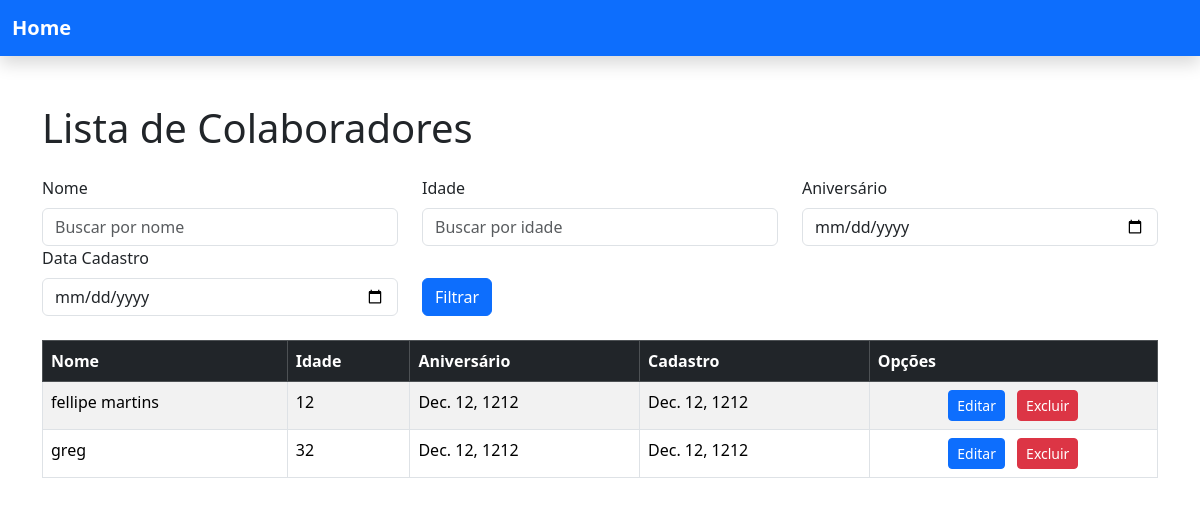
The page /Colaboradores/ on the database as committed earlier.
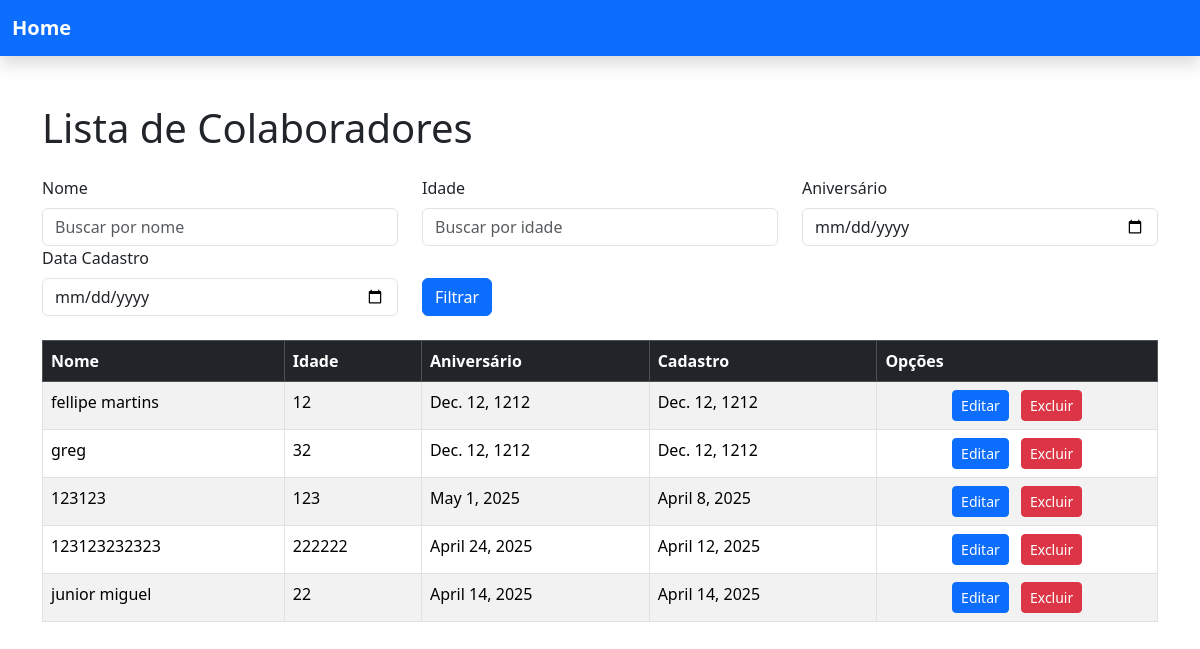
The same page on the database as committed later.
### EPIS/models.py (models this page shows)
class Colaborador(models.Model):
    Nome = models.CharField(max_length=100,null=False)
    Idade = models.IntegerField(null=False)
    Aniversario = models.DateField(null=False)
    Cadastro = models.DateField(default=now,null=False)
    Ativo = models.BooleanField(null=False,default=True)

### EPIS/views.py (the view)
# urls.py: path("Colaboradores/", views.Colaboradores, name="Colaboradores"),
def Colaboradores(request):
    colaboradores = Colaborador.objects.all()
    if request.method == 'GET':
        nome = request.GET.get('nome', '')
        idade = request.GET.get('idade', '')
        aniversario = request.GET.get('aniversario', '')
        data_cadastro = request.GET.get('data_cadastro', '')
        if nome:
            colaboradores = colaboradores.filter(Nome__icontains=nome)
        if idade:
            colaboradores = colaboradores.filter(Idade=idade)
        if aniversario:
            try:
                aniversario = datetime.strptime(aniversario, '%Y-%m-%d').date()
                colaboradores = colaboradores.filter(Aniversario=aniversario)
            except ValueError:
                pass
        if data_cadastro:
            try:
                data_cadastro = datetime.strptime(data_cadastro, '%Y-%m-%d').date()
                colaboradores = colaboradores.filter(Cadastro=data_cadastro)
            except ValueError:
                pass
    return render(request, "Colaborador/colaboradores.html", {"colaboradores": colaboradores})

### EPIS/templates/Colaborador/colaboradores.html (shortened to what this page needs)
<!DOCTYPE html>
<html lang="pt-br">
<head>
    <link href="https://cdn.jsdelivr.net/npm/bootstrap@5.3.3/dist/css/bootstrap.min.css" rel="stylesheet">
</head>
<body>
    {% include 'partials/Header.html' %}
    <section class="container mt-5">
        <h1 class="mb-4">Lista de Colaboradores</h1>
        <form method="GET" action="{% url 'Colaboradores' %}" class="mb-4">
            <div class="row">
                <div class="col-md-4">
                    <label for="nome" class="form-label">Nome</label>
                    <input type="text" class="form-control" id="nome" name="nome" value="{{ request.GET.nome }}" placeholder="Buscar por nome">
                </div>
                <div class="col-md-4">
                    <label for="idade" class="form-label">Idade</label>
                    <input type="number" class="form-control" id="idade" name="idade" value="{{ request.GET.idade }}" placeholder="Buscar por idade">
                </div>
                <div class="col-md-4">
                    <label for="aniversario" class="form-label">Aniversário</label>
                    <input type="date" class="form-control" id="aniversario" name="aniversario" value="{{ request.GET.aniversario }}">
                </div>
                <div class="col-md-4">
                    <label for="data_cadastro" class="form-label">Data Cadastro</label>
                    <input type="date" class="form-control" id="data_cadastro" name="data_cadastro" value="{{ request.GET.data_cadastro }}">
                </div>
                <div class="col-md-4 d-flex align-items-end">
                    <button type="submit" class="btn btn-primary">Filtrar</button>
                </div>
            </div>
        </form>
        <table class="table table-bordered table-striped">
            <thead class="table-dark">
                <tr>
                    <th>Nome</th>
                    <th>Idade</th>
                    <th>Aniversário</th>
                    <th>Cadastro</th>
                    <th>Opções</th>
                </tr>
            </thead>
            <tbody>
                {% for colaborador in colaboradores %}
                <tr>
                    <td>{{ colaborador.Nome }}</td>
                    <td>{{ colaborador.Idade }}</td>
                    <td>{{ colaborador.Aniversario }}</td>
                    <td>{{ colaborador.Cadastro }}</td>
                    <td class="text-center">
                        <a href="{% url 'Editar_Colaborador' colaborador.id %}" class="btn btn-sm btn-primary me-2">Editar</a>
                        <button
                            id="btn-delete"
                            class="btn btn-sm btn-danger"
                            data-bs-toggle="modal"
                            data-bs-target="#modal-delete"
                            data-bs-colaboradorname="{{ colaborador.Nome }}"
                            data-bs-url="{% url 'Excluir_Colaborador' colaborador.id %}">
                            Excluir
                        </button>
                    </td>
                </tr>
                {% endfor %}
            </tbody>
        </table>
    </section>
</body>
</html>

Rows that differ between the two databases and show on the page:
added Colaborador: Nome "123123", Idade "123", Aniversario "May 1, 2025", Cadastro "April 8, 2025"
added Colaborador: Nome "123123232323", Idade "222222", Aniversario "April 24, 2025", Cadastro "April 12, 2025"
added Colaborador: Nome "junior miguel", Idade "22", Aniversario "April 14, 2025", Cadastro "April 14, 2025"
